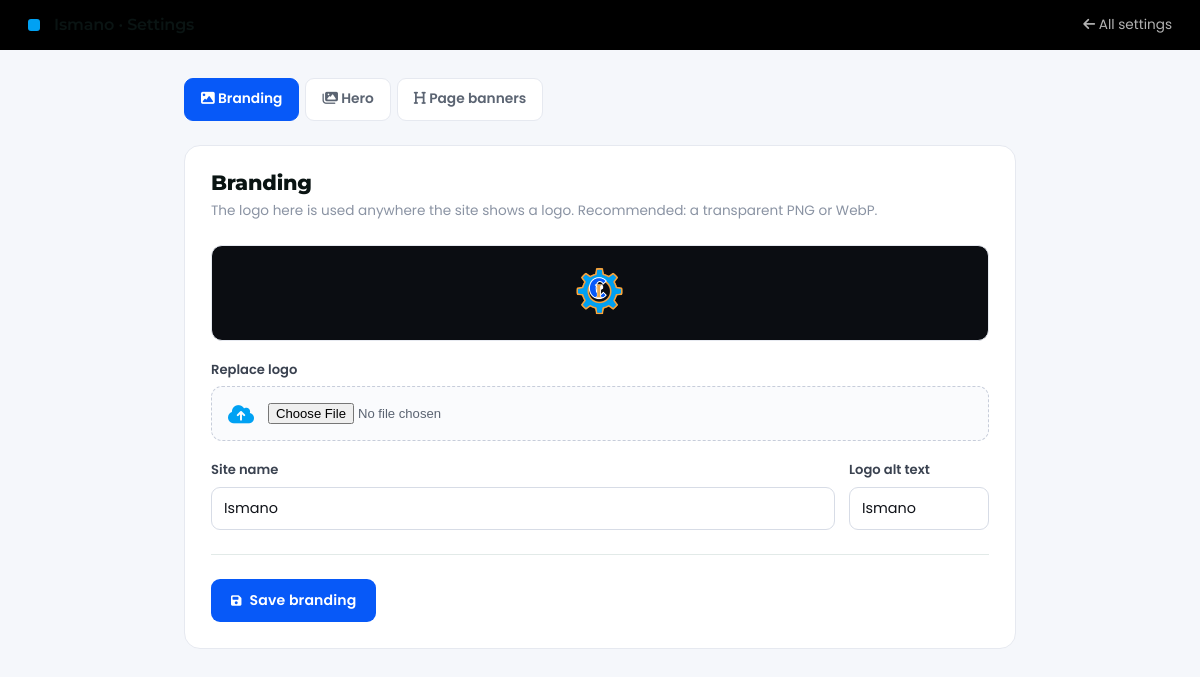
/public/admin/settings/edit.php (signed in), run on the app's committed database.
### tables this page shows
CREATE TABLE `site_settings` (
  `setting_key` varchar(100) NOT NULL,
  `setting_value` text,
  `updated_at` timestamp NOT NULL DEFAULT CURRENT_TIMESTAMP ON UPDATE CURRENT_TIMESTAMP
);

### app/models/SettingModel.php (called while the page is built, shortened)
<?php
class SettingModel
{
    private PDO $pdo;
    public function __construct(PDO $pdo)
    {
        $this->pdo = $pdo;
    }
    public function get(string $key, ?string $default = null): ?string
    {
        $stmt = $this->pdo->prepare(
            "SELECT setting_value FROM site_settings WHERE setting_key = ?"
        );
        $stmt->execute([$key]);
        $row = $stmt->fetch(PDO::FETCH_ASSOC);
        return $row['setting_value'] ?? $default;
    }
}

### app/helpers/uploads.php (called while the page is built, shortened)
<?php
if (!function_exists('settings_asset_url')) {
    function settings_asset_url(?string $relPath): ?string
    {
        return rtrim(BASE_URL, '/') . '/' . ltrim($relPath, '/');
    }
}

### public/admin/settings/edit.php (the view, shortened to what this page needs)
<?php
require_once __DIR__ . '/../../../app/helpers/uploads.php';
require_once __DIR__ . '/../../../app/models/SettingModel.php';
require_once __DIR__ . '/../../../app/config/db_connect.php';
$settings = new SettingModel($pdo);
$section = $_GET['section'] ?? 'logo';
$siteName    = $settings->get('site_name', 'Ismano');
$logoAlt     = $settings->get('logo_alt', 'Ismano');
$logoUrl     = settings_asset_url($settings->get('logo_path'));
?>
<!DOCTYPE html>
<html lang="en">
<head>
  <link rel="stylesheet" href="<?php echo BASE_URL; ?>/assets/css/theme.css">
  <link rel="stylesheet" href="https://cdnjs.cloudflare.com/ajax/libs/font-awesome/6.5.0/css/all.min.css">
</head>
<body>
<div class="admin-topbar">
  <span class="dot"></span>
  <h1><?php echo htmlspecialchars($siteName); ?> · Settings</h1>
  <a class="back" href="index.php"><i class="fa-solid fa-arrow-left"></i> All settings</a>
</div>
<div class="wrap">
  <div class="tabs">
    <a class="tab <?php echo $section === 'logo' ? 'active' : ''; ?>"    href="edit.php?section=logo"><i class="fa-solid fa-image"></i> Branding</a>
    <a class="tab <?php echo $section === 'hero' ? 'active' : ''; ?>"    href="edit.php?section=hero"><i class="fa-solid fa-images"></i> Hero</a>
    <a class="tab <?php echo $section === 'headers' ? 'active' : ''; ?>" href="edit.php?section=headers"><i class="fa-solid fa-heading"></i> Page banners</a>
  </div>
  <?php if ($section === 'logo'): ?>
    <form class="panel" method="POST" enctype="multipart/form-data">
      <h2>Branding</h2>
      <p class="hint">The logo here is used anywhere the site shows a logo. Recommended: a transparent PNG or WebP.</p>
      <div class="logo-preview">
        <?php if ($logoUrl): ?>
          <img src="<?php echo htmlspecialchars($logoUrl); ?>" alt="<?php echo htmlspecialchars($logoAlt); ?>">
        <?php else: ?>
          <span class="muted">No logo uploaded yet</span>
        <?php endif; ?>
      </div>
      <div class="field">
        <label>Replace logo</label>
        <div class="file-drop">
          <i class="fa-solid fa-cloud-arrow-up" style="font-size:1.3rem;color:var(--brand-sky);"></i>
          <input type="file" name="logo" accept="image/png,image/jpeg,image/webp">
        </div>
      </div>
      <div class="row">
        <div class="field" style="margin:0;">
          <label>Site name</label>
          <input type="text" name="site_name" value="<?php echo htmlspecialchars($siteName); ?>">
        </div>
        <div class="field" style="margin:0;">
          <label>Logo alt text</label>
          <input type="text" name="logo_alt" value="<?php echo htmlspecialchars($logoAlt); ?>">
        </div>
      </div>
      <div class="divider"></div>
      <button class="btn btn-primary" type="submit"><i class="fa-solid fa-floppy-disk"></i> Save branding</button>
    </form>
  <?php endif; ?>
</div>
</body>
</html>

### public/assets/css/theme.css (style rules this page uses)
:root { --color-primary: #0D9488; --color-primary-deep: #0A766B; --color-primary-light: #2DD4BF; --color-accent: #E8902C; --color-accent-dark: #CF7D1F; --color-secondary: #06342F; --color-surface: #FFFFFF; --color-surface-alt: #F1F6F5; --color-surface-mint: #DFF1ED; --color-border: #E2EAE8; --color-text-heading: #0A1413; --color-text-body: #44524F; --color-text-muted: #7B8987; --color-text-inverse: #FFFFFF; --brand-primary: #0D9488; --brand-secondary: #2DD4BF; --brand-accent: #E8902C; --brand-dark: #06342F; --brand-white: #FFFFFF; --brand-black: #0A1413; --font-display: 'Montserrat', 'Segoe UI', system-ui, sans-serif; --font-body: 'Poppins', system-ui, sans-serif; --text-xs: 0.75rem; --text-sm: 0.875rem; --text-base: 1rem; --text-md: 1.125rem; --text-lg: 1.375rem; --text-xl: 1.75rem; --text-2xl: 2.25rem; --text-3xl: 3rem; --text-4xl: 4rem; --space-1: 0.25rem; --space-2: 0.5rem; --space-3: 0.75rem; --space-4: 1rem; --space-6: 1.5rem; --space-8: 2rem; --space-10: 2.5rem; --space-12: 3rem; --space-16: 4rem; --space-20: 5rem; --space-24: 6rem; --space-32: 8rem; --radius-sm: 6px; --radius-md: 12px; --radius-lg: 18px; --radius-xl: 28px; --radius-full: 9999px; --shadow-sm: 0 1px 3px rgba(10,52,47,0.07), 0 1px 2px rgba(10,52,47,0.05); --shadow-md: 0 6px 18px rgba(10,52,47,0.08); --shadow-lg: 0 14px 40px rgba(10,52,47,0.10); --shadow-xl: 0 26px 60px rgba(10,52,47,0.13); --transition-fast: 150ms ease; --transition-base: 250ms ease; --transition-slow: 400ms ease; --container-max: 1240px; --section-pad-y: var(--space-24); --navbar-height: 116px; }
*, *::before, *::after { box-sizing: border-box; margin: 0; padding: 0; }
html { scroll-behavior: smooth; -webkit-font-smoothing: antialiased; scroll-padding-top: var(--navbar-height); }
body { font-family: var(--font-body); font-size: var(--text-base); color: var(--color-text-body); background-color: var(--color-surface); line-height: 1.65; transition: background-color var(--transition-base), color var(--transition-base); }
h1, h2, h3, h4, h5, h6 { font-family: var(--font-display); color: var(--color-text-heading); line-height: 1.1; letter-spacing: -0.01em; font-weight: 800; }
h1 { font-size: var(--text-4xl); font-weight: 900; }
h2 { font-size: var(--text-3xl); font-weight: 800; }
p { line-height: 1.75; }
a { color: inherit; text-decoration: none; }
img { display: block; max-width: 100%; }
.btn { display: inline-flex; align-items: center; gap: var(--space-2); padding: 0.8rem 1.625rem; border-radius: var(--radius-md); font-family: var(--font-body); font-size: var(--text-sm); font-weight: 600; letter-spacing: 0.01em; border: 2px solid transparent; cursor: pointer; transition: all var(--transition-base); white-space: nowrap; text-decoration: none; }
.btn svg, .btn i { font-size: 0.85em; transition: transform var(--transition-fast); }
.divider { border: none; border-top: 1px solid var(--color-border); margin-block: var(--space-8); }
:where(a, button, input, textarea, select):focus-visible { outline: 2px solid var(--color-primary); outline-offset: 2px; }

### data on the page
site_settings: setting_value (picture)
site_settings: site_name "Ismano"
site_settings: logo_alt "Ismano"
